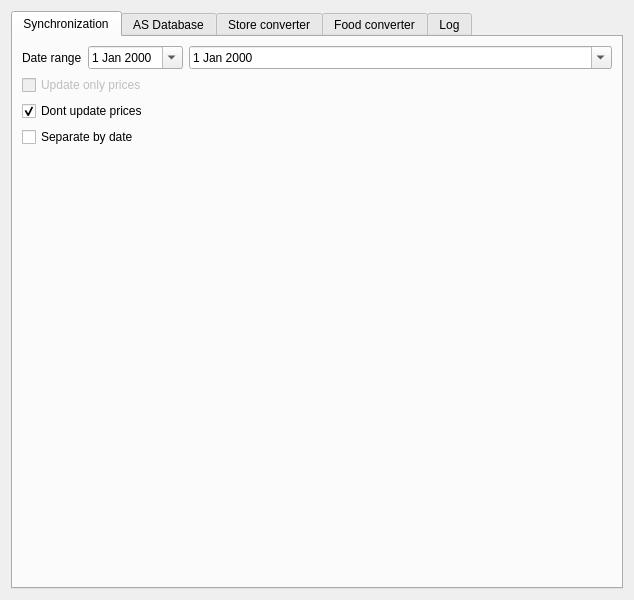
<?xml version="1.0" encoding="UTF-8"?>
<ui version="4.0">
 <class>QImportFromAS</class>
 <widget class="QWidget" name="QImportFromAS">
  <property name="geometry">
   <rect>
    <x>0</x>
    <y>0</y>
    <width>634</width>
    <height>600</height>
   </rect>
  </property>
  <property name="windowTitle">
   <string>Import from AS</string>
  </property>
  <layout class="QHBoxLayout" name="horizontalLayout_2">
   <item>
    <widget class="QTabWidget" name="tabWidget">
     <property name="currentIndex">
      <number>0</number>
     </property>
     <widget class="QWidget" name="tab">
      <attribute name="title">
       <string>Synchronization</string>
      </attribute>
      <layout class="QGridLayout" name="gridLayout_3">
       <item row="0" column="0">
        <layout class="QGridLayout" name="gridLayout_2">
         <item row="4" column="3">
          <widget class="QStackedWidget" name="stackedWidget">
           <widget class="QWidget" name="page"/>
           <widget class="QWidget" name="page_2"/>
          </widget>
         </item>
         <item row="0" column="2">
          <widget class="QDateEdit" name="deStart">
           <property name="calendarPopup">
            <bool>true</bool>
           </property>
          </widget>
         </item>
         <item row="0" column="3">
          <widget class="QDateEdit" name="deEnd">
           <property name="calendarPopup">
            <bool>true</bool>
           </property>
          </widget>
         </item>
         <item row="0" column="1">
          <widget class="QLabel" name="label_2">
           <property name="text">
            <string>Date range</string>
           </property>
          </widget>
         </item>
         <item row="4" column="2">
          <spacer name="verticalSpacer_2">
           <property name="orientation">
            <enum>Qt::Vertical</enum>
           </property>
           <property name="sizeHint" stdset="0">
            <size>
             <width>20</width>
             <height>40</height>
            </size>
           </property>
          </spacer>
         </item>
         <item row="3" column="1" colspan="3">
          <widget class="QCheckBox" name="chSeparateDate">
           <property name="text">
            <string>Separate by date</string>
           </property>
          </widget>
         </item>
         <item row="1" column="1" colspan="3">
          <widget class="QCheckBox" name="chUpdateOnlyPrices">
           <property name="enabled">
            <bool>false</bool>
           </property>
           <property name="text">
            <string>Update only prices</string>
           </property>
          </widget>
         </item>
         <item row="2" column="1" colspan="3">
          <widget class="QCheckBox" name="chNoPriceUPdate">
           <property name="text">
            <string>Dont update prices</string>
           </property>
           <property name="checked">
            <bool>true</bool>
           </property>
          </widget>
         </item>
        </layout>
       </item>
      </layout>
     </widget>
     <widget class="QWidget" name="tab_2">
      <attribute name="title">
       <string>AS Database</string>
      </attribute>
      <layout class="QVBoxLayout" name="verticalLayout">
       <property name="spacing">
        <number>2</number>
       </property>
       <property name="leftMargin">
        <number>2</number>
       </property>
       <property name="topMargin">
        <number>2</number>
       </property>
       <property name="rightMargin">
        <number>2</number>
       </property>
       <property name="bottomMargin">
        <number>2</number>
       </property>
       <item>
        <layout class="QGridLayout" name="gridLayout">
         <item row="0" column="0">
          <widget class="QLabel" name="label">
           <property name="text">
            <string>Connection string</string>
           </property>
          </widget>
         </item>
         <item row="5" column="0">
          <spacer name="verticalSpacer">
           <property name="orientation">
            <enum>Qt::Vertical</enum>
           </property>
           <property name="sizeHint" stdset="0">
            <size>
             <width>20</width>
             <height>40</height>
            </size>
           </property>
          </spacer>
         </item>
         <item row="2" column="1">
          <widget class="QLineEdit" name="leUsername"/>
         </item>
         <item row="3" column="1">
          <widget class="QLineEdit" name="lePassword"/>
         </item>
         <item row="2" column="0">
          <widget class="QLabel" name="label_3">
           <property name="text">
            <string>Username</string>
           </property>
          </widget>
         </item>
         <item row="3" column="0">
          <widget class="QLabel" name="label_4">
           <property name="text">
            <string>Password</string>
           </property>
          </widget>
         </item>
         <item row="1" column="0">
          <widget class="QLabel" name="label_5">
           <property name="text">
            <string>Database</string>
           </property>
          </widget>
         </item>
         <item row="4" column="0">
          <widget class="QLabel" name="label_6">
           <property name="text">
            <string>Query</string>
           </property>
          </widget>
         </item>
         <item row="1" column="1">
          <widget class="QLineEdit" name="leDatabase"/>
         </item>
         <item row="0" column="1">
          <widget class="QLineEdit" name="leConnectionString">
           <property name="focusPolicy">
            <enum>Qt::StrongFocus</enum>
           </property>
          </widget>
         </item>
         <item row="4" column="1">
          <widget class="QPlainTextEdit" name="leQuery"/>
         </item>
        </layout>
       </item>
      </layout>
     </widget>
     <widget class="QWidget" name="tab_3">
      <attribute name="title">
       <string>Store converter</string>
      </attribute>
      <layout class="QVBoxLayout" name="verticalLayout_3">
       <item>
        <widget class="QTableWidget" name="tblStore">
         <property name="contextMenuPolicy">
          <enum>Qt::ActionsContextMenu</enum>
         </property>
         <property name="editTriggers">
          <set>QAbstractItemView::NoEditTriggers</set>
         </property>
         <property name="selectionMode">
          <enum>QAbstractItemView::SingleSelection</enum>
         </property>
         <property name="selectionBehavior">
          <enum>QAbstractItemView::SelectRows</enum>
         </property>
         <column>
          <property name="text">
           <string>AS</string>
          </property>
         </column>
         <column>
          <property name="text">
           <string>Cafe4</string>
          </property>
         </column>
        </widget>
       </item>
      </layout>
     </widget>
     <widget class="QWidget" name="tab_4">
      <attribute name="title">
       <string>Food converter</string>
      </attribute>
      <layout class="QVBoxLayout" name="verticalLayout_4">
       <item>
        <widget class="QTableWidget" name="tblFood">
         <property name="contextMenuPolicy">
          <enum>Qt::ActionsContextMenu</enum>
         </property>
         <property name="editTriggers">
          <set>QAbstractItemView::NoEditTriggers</set>
         </property>
         <property name="selectionMode">
          <enum>QAbstractItemView::SingleSelection</enum>
         </property>
         <property name="selectionBehavior">
          <enum>QAbstractItemView::SelectRows</enum>
         </property>
         <column>
          <property name="text">
           <string>AS</string>
          </property>
         </column>
         <column>
          <property name="text">
           <string>Cafe4</string>
          </property>
         </column>
        </widget>
       </item>
      </layout>
     </widget>
     <widget class="QWidget" name="tab_5">
      <attribute name="title">
       <string>Log</string>
      </attribute>
      <layout class="QHBoxLayout" name="horizontalLayout">
       <item>
        <widget class="QPlainTextEdit" name="txtLog"/>
       </item>
      </layout>
     </widget>
    </widget>
   </item>
  </layout>
  <action name="actionAdd">
   <property name="text">
    <string>Add</string>
   </property>
  </action>
  <action name="actionEdit">
   <property name="text">
    <string>Edit</string>
   </property>
  </action>
  <action name="actionRemove">
   <property name="text">
    <string>Remove</string>
   </property>
  </action>
  <action name="actionAddFood">
   <property name="text">
    <string>Add</string>
   </property>
  </action>
  <action name="actionEditFood">
   <property name="text">
    <string>Edit</string>
   </property>
  </action>
  <action name="actionRemoveFood">
   <property name="text">
    <string>Remove</string>
   </property>
  </action>
 </widget>
 <resources/>
 <connections/>
</ui>
